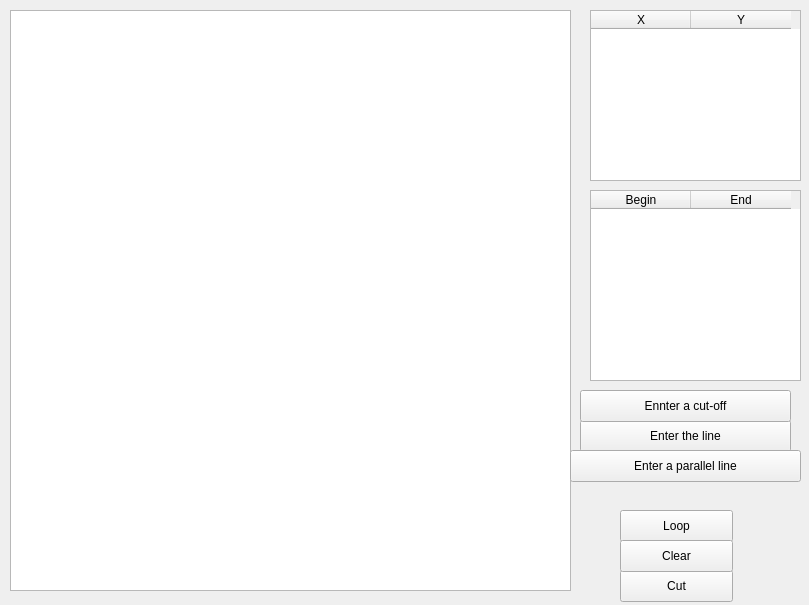
<?xml version="1.0" encoding="UTF-8"?>
<ui version="4.0">
 <class>MainWindow</class>
 <widget class="QMainWindow" name="MainWindow">
  <property name="geometry">
   <rect>
    <x>0</x>
    <y>0</y>
    <width>809</width>
    <height>605</height>
   </rect>
  </property>
  <property name="windowTitle">
   <string>Отсечение отрезков выпуклым отсекателем</string>
  </property>
  <widget class="QWidget" name="centralwidget">
   <widget class="QGraphicsView" name="view">
    <property name="geometry">
     <rect>
      <x>10</x>
      <y>10</y>
      <width>561</width>
      <height>581</height>
     </rect>
    </property>
   </widget>
   <widget class="QTableWidget" name="table_rect">
    <property name="geometry">
     <rect>
      <x>590</x>
      <y>10</y>
      <width>211</width>
      <height>171</height>
     </rect>
    </property>
    <column>
     <property name="text">
      <string>X</string>
     </property>
    </column>
    <column>
     <property name="text">
      <string>Y</string>
     </property>
    </column>
   </widget>
   <widget class="QPushButton" name="paint">
    <property name="geometry">
     <rect>
      <x>620</x>
      <y>570</y>
      <width>113</width>
      <height>32</height>
     </rect>
    </property>
    <property name="text">
     <string>Cut</string>
    </property>
   </widget>
   <widget class="QPushButton" name="lock">
    <property name="geometry">
     <rect>
      <x>620</x>
      <y>510</y>
      <width>113</width>
      <height>32</height>
     </rect>
    </property>
    <property name="text">
     <string>Loop</string>
    </property>
   </widget>
   <widget class="QPushButton" name="erase">
    <property name="geometry">
     <rect>
      <x>620</x>
      <y>540</y>
      <width>113</width>
      <height>32</height>
     </rect>
    </property>
    <property name="text">
     <string>Clear</string>
    </property>
   </widget>
   <widget class="QPushButton" name="bars">
    <property name="geometry">
     <rect>
      <x>580</x>
      <y>420</y>
      <width>211</width>
      <height>32</height>
     </rect>
    </property>
    <property name="text">
     <string>Enter the line</string>
    </property>
   </widget>
   <widget class="QPushButton" name="rect">
    <property name="geometry">
     <rect>
      <x>580</x>
      <y>390</y>
      <width>211</width>
      <height>32</height>
     </rect>
    </property>
    <property name="text">
     <string>Ennter a cut-off</string>
    </property>
   </widget>
   <widget class="QTableWidget" name="table_bars">
    <property name="geometry">
     <rect>
      <x>590</x>
      <y>190</y>
      <width>211</width>
      <height>191</height>
     </rect>
    </property>
    <column>
     <property name="text">
      <string>Begin</string>
     </property>
    </column>
    <column>
     <property name="text">
      <string>End</string>
     </property>
    </column>
   </widget>
   <widget class="QPushButton" name="ect">
    <property name="geometry">
     <rect>
      <x>570</x>
      <y>450</y>
      <width>231</width>
      <height>32</height>
     </rect>
    </property>
    <property name="text">
     <string>Enter a parallel line</string>
    </property>
   </widget>
  </widget>
 </widget>
 <resources/>
 <connections/>
</ui>
